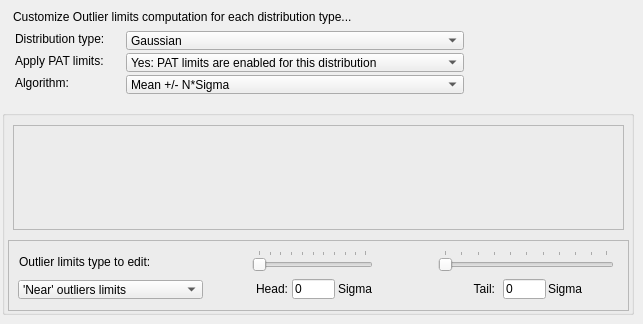
     <widget class="QWidget" name="TabSmartRules">
      <attribute name="title">
       <string>Smart rules</string>
      </attribute>
      <widget class="QLabel" name="textLabel2_2_2_2_2_2_4_2_2">
       <property name="geometry">
        <rect>
         <x>13</x>
         <y>6</y>
         <width>489</width>
         <height>21</height>
        </rect>
       </property>
       <property name="maximumSize">
        <size>
         <width>32767</width>
         <height>32767</height>
        </size>
       </property>
       <property name="text">
        <string>Customize Outlier limits computation for each distribution type...</string>
       </property>
       <property name="alignment">
        <set>Qt::AlignVCenter</set>
       </property>
       <property name="wordWrap">
        <bool>false</bool>
       </property>
      </widget>
      <widget class="QComboBox" name="comboBoxAlgorithm">
       <property name="geometry">
        <rect>
         <x>126</x>
         <y>75</y>
         <width>338</width>
         <height>19</height>
        </rect>
       </property>
       <property name="toolTip">
        <string>Type of Algorithm for computing PAT limits</string>
       </property>
       <item>
        <property name="text">
         <string>Mean +/- N*Sigma</string>
        </property>
       </item>
       <item>
        <property name="text">
         <string>etc...</string>
        </property>
       </item>
      </widget>
      <widget class="QLabel" name="textLabel1">
       <property name="geometry">
        <rect>
         <x>15</x>
         <y>53</y>
         <width>111</width>
         <height>16</height>
        </rect>
       </property>
       <property name="text">
        <string>Apply PAT limits:</string>
       </property>
       <property name="wordWrap">
        <bool>false</bool>
       </property>
      </widget>
      <widget class="QComboBox" name="comboBoxDistribution">
       <property name="geometry">
        <rect>
         <x>126</x>
         <y>31</y>
         <width>338</width>
         <height>19</height>
        </rect>
       </property>
       <property name="toolTip">
        <string>Customize your N*Sigma space for each identified distribution</string>
       </property>
       <item>
        <property name="text">
         <string>Gaussian</string>
        </property>
       </item>
       <item>
        <property name="text">
         <string>etc...</string>
        </property>
       </item>
      </widget>
      <widget class="QLabel" name="textLabel2_2_2_2_3_2_2_2">
       <property name="geometry">
        <rect>
         <x>15</x>
         <y>74</y>
         <width>102</width>
         <height>18</height>
        </rect>
       </property>
       <property name="maximumSize">
        <size>
         <width>32767</width>
         <height>32767</height>
        </size>
       </property>
       <property name="text">
        <string>Algorithm:</string>
       </property>
       <property name="alignment">
        <set>Qt::AlignVCenter</set>
       </property>
       <property name="wordWrap">
        <bool>false</bool>
       </property>
      </widget>
      <widget class="QLabel" name="textLabel2_2_2_2_3_2_2">
       <property name="geometry">
        <rect>
         <x>15</x>
         <y>30</y>
         <width>102</width>
         <height>18</height>
        </rect>
       </property>
       <property name="maximumSize">
        <size>
         <width>32767</width>
         <height>32767</height>
        </size>
       </property>
       <property name="text">
        <string>Distribution type:</string>
       </property>
       <property name="alignment">
        <set>Qt::AlignVCenter</set>
       </property>
       <property name="wordWrap">
        <bool>false</bool>
       </property>
      </widget>
      <widget class="QComboBox" name="comboBoxDistributionPat">
       <property name="geometry">
        <rect>
         <x>126</x>
         <y>53</y>
         <width>338</width>
         <height>19</height>
        </rect>
       </property>
       <item>
        <property name="text">
         <string>Yes: PAT limits are enabled for this distribution</string>
        </property>
       </item>
       <item>
        <property name="text">
         <string>No: Ignore PAT limits for this distribution (PAT disabled)</string>
        </property>
       </item>
      </widget>
      <widget class="QGroupBox" name="groupBoxDistribution">
       <property name="geometry">
        <rect>
         <x>2</x>
         <y>110</y>
         <width>632</width>
         <height>205</height>
        </rect>
       </property>
       <property name="title">
        <string/>
       </property>
       <widget class="QLabel" name="pixmapLabelDistribution">
        <property name="geometry">
         <rect>
          <x>11</x>
          <y>15</y>
          <width>611</width>
          <height>105</height>
         </rect>
        </property>
        <property name="sizePolicy">
         <sizepolicy hsizetype="Fixed" vsizetype="Fixed">
          <horstretch>0</horstretch>
          <verstretch>0</verstretch>
         </sizepolicy>
        </property>
        <property name="frameShape">
         <enum>QFrame::StyledPanel</enum>
        </property>
        <property name="lineWidth">
         <number>1</number>
        </property>
        <property name="pixmap">
         <pixmap resource="gex.qrc">:/gex/icons/patman_gaussian.png</pixmap>
        </property>
        <property name="scaledContents">
         <bool>false</bool>
        </property>
        <property name="alignment">
         <set>Qt::AlignLeading|Qt::AlignLeft|Qt::AlignTop</set>
        </property>
        <property name="wordWrap">
         <bool>false</bool>
        </property>
       </widget>
       <widget class="QFrame" name="frameSmartRules">
        <property name="geometry">
         <rect>
          <x>6</x>
          <y>130</y>
          <width>621</width>
          <height>71</height>
         </rect>
        </property>
        <property name="frameShape">
         <enum>QFrame::StyledPanel</enum>
        </property>
        <property name="frameShadow">
         <enum>QFrame::Raised</enum>
        </property>
        <widget class="QSlider" name="sliderHead">
         <property name="geometry">
          <rect>
           <x>244</x>
           <y>10</y>
           <width>121</width>
           <height>21</height>
          </rect>
         </property>
         <property name="minimum">
          <number>0</number>
         </property>
         <property name="orientation">
          <enum>Qt::Horizontal</enum>
         </property>
         <property name="tickPosition">
          <enum>QSlider::TicksAbove</enum>
         </property>
        </widget>
        <widget class="QSlider" name="sliderTail">
         <property name="geometry">
          <rect>
           <x>430</x>
           <y>10</y>
           <width>176</width>
           <height>21</height>
          </rect>
         </property>
         <property name="orientation">
          <enum>Qt::Horizontal</enum>
         </property>
         <property name="tickPosition">
          <enum>QSlider::TicksAbove</enum>
         </property>
        </widget>
        <widget class="QLabel" name="textLabelRuleFactorSuffixHead">
         <property name="geometry">
          <rect>
           <x>330</x>
           <y>40</y>
           <width>82</width>
           <height>18</height>
          </rect>
         </property>
         <property name="maximumSize">
          <size>
           <width>32767</width>
           <height>32767</height>
          </size>
         </property>
         <property name="text">
          <string>Sigma</string>
         </property>
         <property name="alignment">
          <set>Qt::AlignVCenter</set>
         </property>
         <property name="wordWrap">
          <bool>true</bool>
         </property>
        </widget>
        <widget class="QLineEdit" name="lineEditRuleFactorHead">
         <property name="geometry">
          <rect>
           <x>284</x>
           <y>39</y>
           <width>43</width>
           <height>20</height>
          </rect>
         </property>
         <property name="toolTip">
          <string>N factor: Distribution Head's outlier filtering (N*Sigma from the mean)</string>
         </property>
         <property name="text">
          <string>0</string>
         </property>
        </widget>
        <widget class="QLabel" name="textLabelRuleFactorSuffixTail">
         <property name="geometry">
          <rect>
           <x>540</x>
           <y>40</y>
           <width>106</width>
           <height>18</height>
          </rect>
         </property>
         <property name="maximumSize">
          <size>
           <width>32767</width>
           <height>32767</height>
          </size>
         </property>
         <property name="text">
          <string>Sigma</string>
         </property>
         <property name="alignment">
          <set>Qt::AlignVCenter</set>
         </property>
         <property name="wordWrap">
          <bool>true</bool>
         </property>
        </widget>
        <widget class="QLabel" name="textLabelRuleFactorHead_2">
         <property name="geometry">
          <rect>
           <x>11</x>
           <y>13</y>
           <width>187</width>
           <height>17</height>
          </rect>
         </property>
         <property name="maximumSize">
          <size>
           <width>32767</width>
           <height>32767</height>
          </size>
         </property>
         <property name="text">
          <string>Outlier limits type to edit:</string>
         </property>
         <property name="alignment">
          <set>Qt::AlignLeading|Qt::AlignLeft|Qt::AlignVCenter</set>
         </property>
         <property name="wordWrap">
          <bool>true</bool>
         </property>
        </widget>
        <widget class="QLabel" name="textLabelRuleFactorHead">
         <property name="geometry">
          <rect>
           <x>239</x>
           <y>40</y>
           <width>41</width>
           <height>18</height>
          </rect>
         </property>
         <property name="maximumSize">
          <size>
           <width>32767</width>
           <height>32767</height>
          </size>
         </property>
         <property name="text">
          <string>Head:</string>
         </property>
         <property name="alignment">
          <set>Qt::AlignRight|Qt::AlignTrailing|Qt::AlignVCenter</set>
         </property>
         <property name="wordWrap">
          <bool>true</bool>
         </property>
        </widget>
        <widget class="QComboBox" name="comboBoxOutlierSeverityLimits">
         <property name="geometry">
          <rect>
           <x>10</x>
           <y>40</y>
           <width>185</width>
           <height>19</height>
          </rect>
         </property>
         <property name="toolTip">
          <string>Define the outlier limits for: 'Near', 'Medium' and 'Far' outliers</string>
         </property>
         <item>
          <property name="text">
           <string>'Near' outliers limits</string>
          </property>
         </item>
         <item>
          <property name="text">
           <string>'Medium' outliers limits</string>
          </property>
         </item>
         <item>
          <property name="text">
           <string>'Far' outliers limits</string>
          </property>
         </item>
        </widget>
        <widget class="QLabel" name="textLabelRuleFactorTail">
         <property name="geometry">
          <rect>
           <x>434</x>
           <y>40</y>
           <width>53</width>
           <height>18</height>
          </rect>
         </property>
         <property name="maximumSize">
          <size>
           <width>32767</width>
           <height>32767</height>
          </size>
         </property>
         <property name="text">
          <string>Tail:</string>
         </property>
         <property name="alignment">
          <set>Qt::AlignRight|Qt::AlignTrailing|Qt::AlignVCenter</set>
         </property>
         <property name="wordWrap">
          <bool>true</bool>
         </property>
        </widget>
        <widget class="QLineEdit" name="lineEditRuleFactorTail">
         <property name="geometry">
          <rect>
           <x>495</x>
           <y>39</y>
           <width>43</width>
           <height>20</height>
          </rect>
         </property>
         <property name="toolTip">
          <string>T factor: Distribution Tail's outlier filtering (T*Sigma from the mean)</string>
         </property>
         <property name="text">
          <string>0</string>
         </property>
        </widget>
       </widget>
      </widget>
     </widget>
